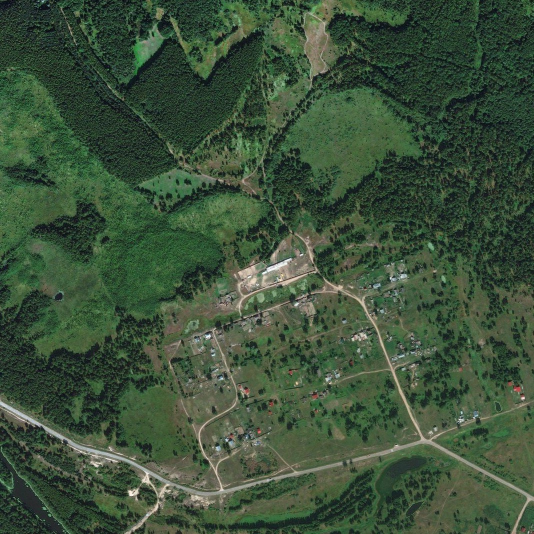
#> input picture dataset/satellite_maps/1_square.jpg, 1068 x 1068 px (shown at 1/2 size); its folder holds only this picture in this run
$ python create_cur_annotations_from_big_tif.py --big-image dataset/satellite_maps/1_square.jpg
#> lines starting #> are read from the running program, lines starting #| are printed output that depends on the picture
import argparse
from pathlib import Path

import numpy as np
import pandas as pd
from PIL import Image


RNG = np.random.default_rng()


def choose_crop_origin(img_w: int, img_h: int, crop_size: int) -> tuple[int, int]:
    if img_w < crop_size or img_h < crop_size:
        raise ValueError("Image is smaller than the requested crop size.")
    x = int(RNG.integers(0, (img_w - crop_size) + 1))
    y = int(RNG.integers(0, (img_h - crop_size) + 1))
    return x, y


def sample_tile_center(map_size: int, tile_size: int) -> tuple[int, int]:
    half = tile_size // 2
    cx = int(RNG.integers(half, (map_size - half) + 1))
    cy = int(RNG.integers(half, (map_size - half) + 1))
    return cx, cy


def parse_args() -> argparse.Namespace:
    p = argparse.ArgumentParser(
        description=(
            "Create NavigationDataset-compatible annotations from a single big .tif image "
            "(e.g. big_sample5_17.tif) for CUR-localization training + interactive navigation.\n"
            "\n"
            "Important: NavigationDataset currently uses fixed map_size=1000 and tile_size=200. "
            "This script defaults to the same values.\n"
            "\n"
            "Instead of sampling crops from one huge map at runtime, this script can SPLIT the big image "
            "into many 1000x1000 map tiles saved into map-dir. Annotations then use map_crop_x=map_crop_y=0.\n"
            "\n"
            "To handle different resolutions/scales, it can build such tiles for multiple scales "
            "(different map_id values)."
        )
    )
    p.add_argument("--big-image", type=str, default="big_sample5_17.tif", help="Path to big .tif.")
    p.add_argument(
        "--map-dir",
        type=str,
        default="dataset/satellite_maps",
        help="Where to write scaled images (NavigationDataset reads maps from here).",
    )
    p.add_argument(
        "--output",
        type=str,
        default="dataset/annotations_big_cur.csv",
        help="Where to save the generated annotations CSV.",
    )
    p.add_argument("--map-size", type=int, default=1000, help="Crop size in pixels (must match NavigationDataset).")
    p.add_argument("--tile-size", type=int, default=200, help="Tile size in pixels (must match NavigationDataset).")
    p.add_argument(
        "--scales",
        type=str,
        default="1.0,0.5,0.25",
        help="Comma-separated downsample scales to generate, e.g. '1.0,0.5,0.25'.",
    )
    p.add_argument(
        "--stride",
        type=int,
        default=1000,
        help="Stride for tiling the (scaled) big image into map tiles. 1000 => no overlap.",
    )
    p.add_argument(
        "--max-tiles",
        type=int,
        default=0,
        help="Optional limit on number of saved map tiles per scale (0 => no limit).",
    )
    p.add_argument(
        "--samples-per-tile",
        type=int,
        default=1,
        help="How many annotation rows to generate per saved 1000x1000 map tile.",
    )
    p.add_argument("--train-ratio", type=float, default=0.8)
    p.add_argument("--val-ratio", type=float, default=0.1)
    p.add_argument(
        "--seed",
        type=int,
        default=0,
        help="Random seed for reproducibility.",
    )
    p.add_argument(
        "--image-format",
        type=str,
        default="png",
        choices=["png", "jpg", "tif", "tiff"],
        help="Format for saved scaled maps inside map-dir.",
    )
    return p.parse_args()


def main() -> None:
    args = parse_args()
    global RNG
    RNG = np.random.default_rng(int(args.seed))

    big_path = Path(args.big_image)
    map_dir = Path(args.map_dir)
    out_csv = Path(args.output)
    out_csv.parent.mkdir(parents=True, exist_ok=True)
    map_dir.mkdir(parents=True, exist_ok=True)

    if not big_path.exists():
        raise FileNotFoundError(f"Big image not found: {big_path}")

    map_size = int(args.map_size)
    tile_size = int(args.tile_size)
    if map_size != 1000 or tile_size != 200:
        print(
            "WARNING: NavigationDataset currently uses fixed map_size=1000 and tile_size=200.\n"
            "If you change --map-size/--tile-size here, training/navigation scripts using "
            "NavigationDataset will NOT automatically pick it up."
        )

    scales = []
    for s in str(args.scales).split(","):
        s = s.strip()
        if not s:
            continue
        scales.append(float(s))
    if not scales:
        raise ValueError("No scales provided.")

    Image.MAX_IMAGE_PIXELS = None
    big_img = Image.open(big_path).convert("RGB")
#> big_img is the input picture: PIL image 1068x1068 RGB; mean R, G, B 60.4, 80.8, 57.8
    w0, h0 = big_img.size
#> w0 = 1068; h0 = 1068

    records: list[dict] = []
    sample_id = 0

    for scale in scales:
        if scale <= 0:
            raise ValueError(f"Invalid scale: {scale}")

        scale_tag = f"s{int(round(scale * 1000))}"
        new_w = int(round(w0 * scale))
        new_h = int(round(h0 * scale))
        if new_w < map_size or new_h < map_size:
            print(f"Skipping scale {scale}: scaled image {new_w}x{new_h} < map_size {map_size}")
            continue

        scaled_img = big_img if abs(scale - 1.0) < 1e-9 else big_img.resize((new_w, new_h), resample=Image.BICUBIC)
        w, h = scaled_img.size

        stride = int(args.stride)
        if stride <= 0:
            raise ValueError("--stride must be > 0")

        # Generate tile top-left positions on a grid.
        xs = list(range(0, w - map_size + 1, stride))
        ys = list(range(0, h - map_size + 1, stride))
        if not xs or not ys:
            print(f"Skipping scale {scale}: cannot place even one {map_size}x{map_size} tile.")
            continue

        tile_positions = [(x, y) for y in ys for x in xs]
        if args.max_tiles and int(args.max_tiles) > 0:
            tile_positions = tile_positions[: int(args.max_tiles)]

        for tile_idx, (x0, y0) in enumerate(tile_positions):
            map_id = f"{big_path.stem}_{scale_tag}_x{x0}_y{y0}"
            out_tile_path = map_dir / f"{map_id}.{args.image_format}"

            if not out_tile_path.exists():
                tile_img = scaled_img.crop((x0, y0, x0 + map_size, y0 + map_size))
                tile_img.save(out_tile_path)

            for _ in range(int(args.samples_per_tile)):
                crop_x, crop_y = 0, 0  # the saved map is already a 1000x1000 crop

                r = RNG.random()
                if r < args.train_ratio:
                    split = "train"
                elif r < args.train_ratio + args.val_ratio:
                    split = "val"
                else:
                    split = "test"

                cur_x, cur_y = sample_tile_center(map_size, tile_size)

                # TAR is not used for CUR-localization; set it equal to CUR for compatibility.
                tar_x, tar_y = cur_x, cur_y
                dx = 0.0
                dy = 0.0

                records.append(
                    {
                        "sample_id": sample_id,
                        "map_id": map_id,
                        "map_crop_x": int(crop_x),
                        "map_crop_y": int(crop_y),
                        "cur_tile_x": float(cur_x),
                        "cur_tile_y": float(cur_y),
                        "tar_tile_x": float(tar_x),
                        "tar_tile_y": float(tar_y),
                        "vector_dx": float(dx),
                        "vector_dy": float(dy),
                        "split": split,
                        "scale": float(scale),
                        "source_image": str(big_path.name),
                    }
                )
                sample_id += 1
#> this loop made 3 passes
#> pass 1, in main, `tile_img.save(out_tile_path)`:
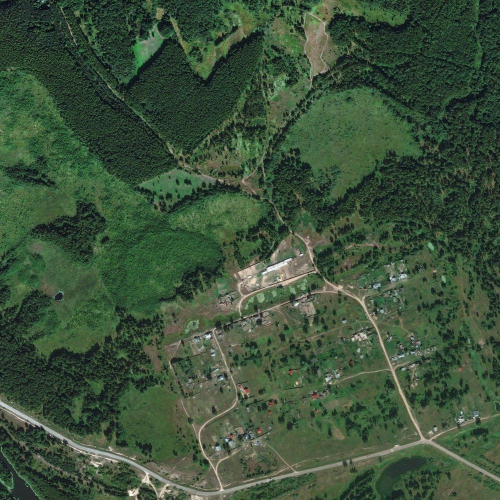
#> saved as 1_square_s1000_x0_y0.png: PIL image 1000x1000 RGB (shown at 1/2 size); mean R, G, B 60.8, 81.5, 58.3
#> after the loop, records = 1 item; sample_id = 1

    if not records:
        raise RuntimeError("No samples were generated. Check scales/map-size and the big image size.")

    df = pd.DataFrame.from_records(records)
#> df = table of 1 rows and 13 columns
    df.to_csv(out_csv, index=False)

    root = out_csv.parent
    df[df["split"] == "train"].to_csv(root / f"{out_csv.stem}_train.csv", index=False)
    df[df["split"] == "val"].to_csv(root / f"{out_csv.stem}_val.csv", index=False)
    df[df["split"] == "test"].to_csv(root / f"{out_csv.stem}_test.csv", index=False)

    print(f"Saved: {out_csv}  (rows={len(df)})")
#| Saved: dataset/annotations_big_cur.csv  (rows=1)
    print(f"Scaled maps saved in: {map_dir}")


if __name__ == "__main__":
    main()

$ run again, on dataset/satellite_maps/7_square.jpg
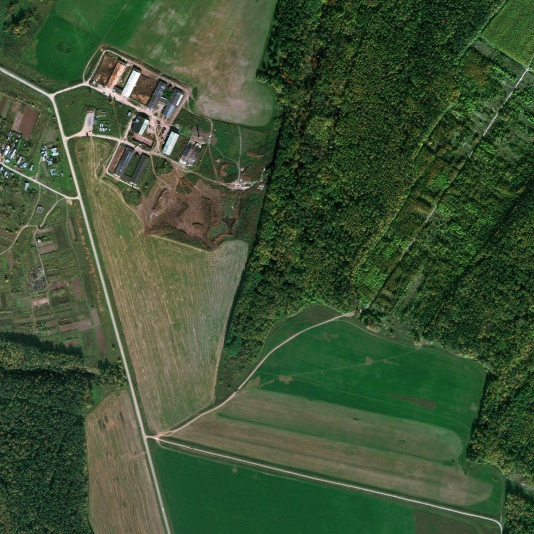
#> input picture dataset/satellite_maps/7_square.jpg, 1068 x 1068 px (shown at 1/2 size)
#> in main, big_img is the input picture: PIL image 1068x1068 RGB; mean R, G, B 62, 81.9, 52.4
#> the loop in main, `for scale in scales:` made 3 passes
#> pass 1, in main, `tile_img.save(out_tile_path)`:
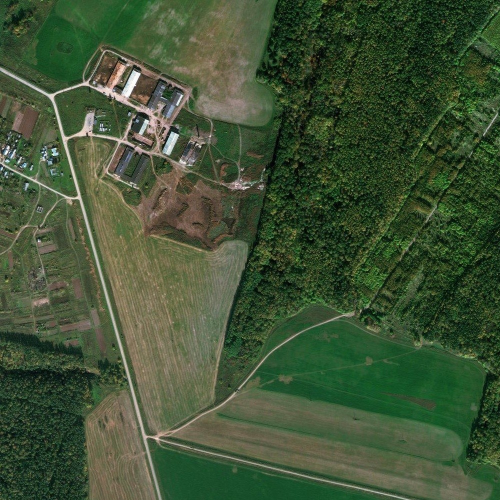
#> saved as 7_square_s1000_x0_y0.png: PIL image 1000x1000 RGB (shown at 1/2 size); mean R, G, B 64.3, 82.7, 53.6
#> after the loop in main, `for scale in scales:`: records = 1 item; sample_id = 1
#> df = table of 1 rows and 13 columns
#| Saved: dataset/annotations_big_cur.csv  (rows=1)

$ run again, on dataset/satellite_maps/27_square.jpg
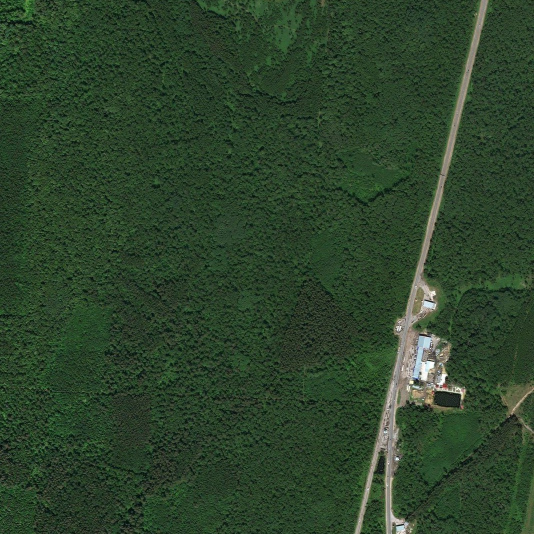
#> input picture dataset/satellite_maps/27_square.jpg, 1068 x 1068 px (shown at 1/2 size)
#> in main, big_img is the input picture: PIL image 1068x1068 RGB; mean R, G, B 45.2, 67.5, 43.4
#> the loop in main, `for scale in scales:` made 3 passes
#> pass 1, in main, `tile_img.save(out_tile_path)`:
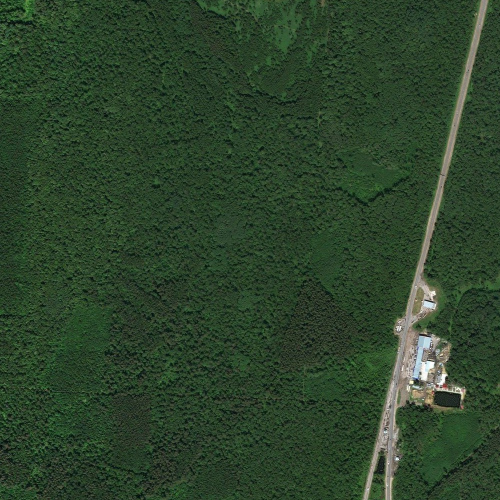
#> saved as 27_square_s1000_x0_y0.png: PIL image 1000x1000 RGB (shown at 1/2 size); mean R, G, B 45, 67.4, 43.3
#> after the loop in main, `for scale in scales:`: records = 1 item; sample_id = 1
#> df = table of 1 rows and 13 columns
#| Saved: dataset/annotations_big_cur.csv  (rows=1)
